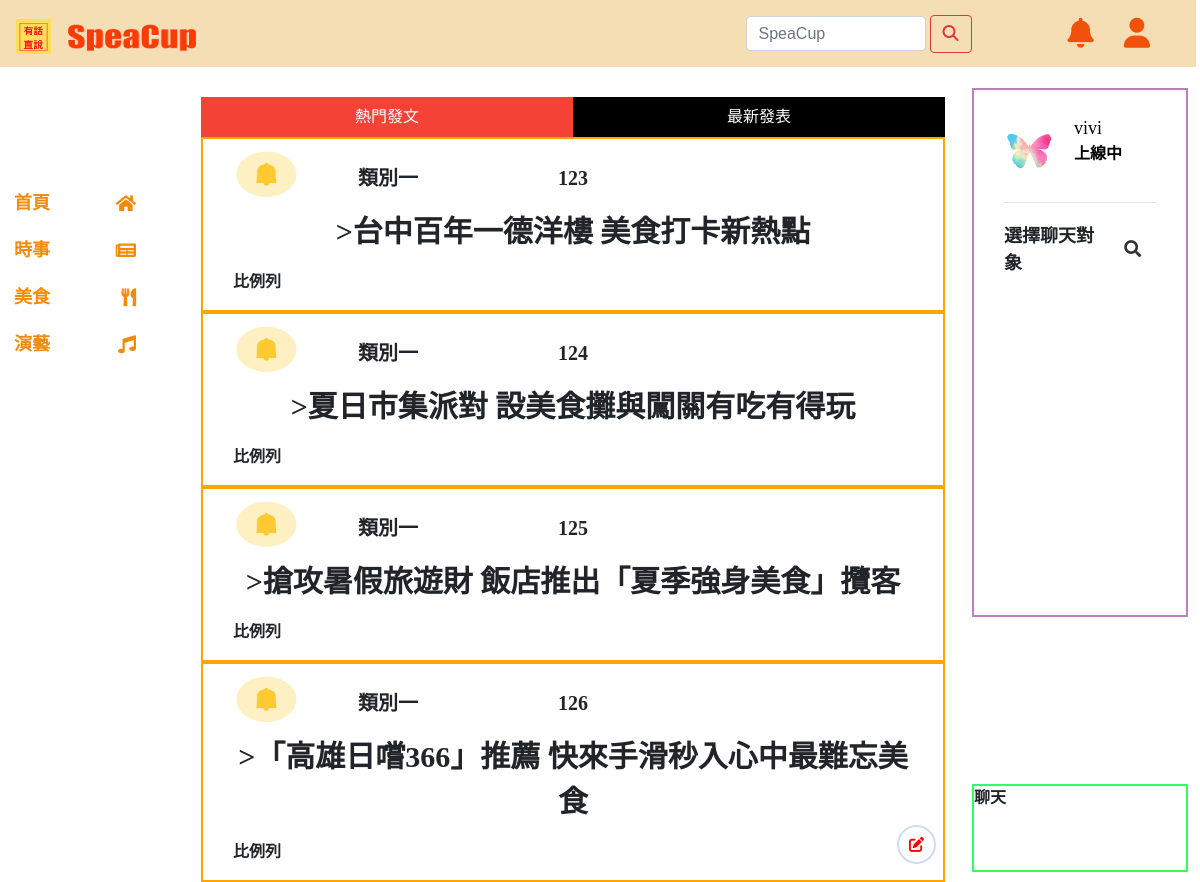
/cate2.php (signed in), run on the app's committed database.
### tables this page shows
CREATE TABLE `posts` (
  `aid` int(11) NOT NULL,
  `cid` int(200) DEFAULT NULL,
  `unique_id` int(200) DEFAULT NULL,
  `title` varchar(256) NOT NULL,
  `content` varchar(5000) NOT NULL,
  `likes` int(255) NOT NULL DEFAULT 1,
  `angry` int(255) NOT NULL,
  `created` datetime NOT NULL
);

CREATE TABLE `users` (
  `uid` int(200) NOT NULL,
  `account` varchar(256) NOT NULL,
  `password` varchar(256) NOT NULL,
  `nickname` varchar(256) NOT NULL,
  `gender` varchar(256) NOT NULL,
  `email` varchar(256) NOT NULL,
  `birth` date NOT NULL,
  `img` varchar(400) NOT NULL,
  `status` varchar(256) NOT NULL,
  `register` datetime NOT NULL,
  `mid` int(11) NOT NULL,
  `unique_id` int(200) NOT NULL
);

### cate2.php (the view, shortened to what this page needs)
<?php
include_once "php/config.php";
?>
<!DOCTYPE html>
<html lang="en">
<head>
      <link href="CSS/style.css" rel="stylesheet" />
      <link rel="stylesheet" href="./css/style_chat.css">
      <link rel="stylesheet" href="https://maxcdn.bootstrapcdn.com/bootstrap/4.5.2/css/bootstrap.min.css">
      <link rel="stylesheet" href="https://cdnjs.cloudflare.com/ajax/libs/font-awesome/5.15.4/css/all.min.css">
</head>
<body class="body">
      <nav class="navbar fixed-top navbar-expand-md navbar-dark mr-1">
            <div clss="col-3">
                  <a class="navbar-brand" href="index.php">
                        <img src="assets/img/有話 直說 (1).png" width="35" height="35" class="d-inline-block align-top">
                        <img src="assets/img/SpeaCup.png" width="150" height="35" class="d-inline-block align-top">
                  </a>
            </div>
            <div class="nav-navbar collapse navbar-collapse navbar-right " id="navbarSupportedContent">
                  <ul class="navbar-nav ml-auto pl-1">
                        <form class="form-inline">
                              <input class="form-control mr-sm-1" type="search" placeholder="SpeaCup"
                                    aria-label="Search">
                              <button class="btn btn-outline-danger my-2 my-sm-0 " type="submit"><i
                                          class="fa-solid fa-magnifying-glass"></i></button>
                        </form>
                        <li class="nav-item pl-5 mr-5">
                        <li><a href=""><i class="fa-solid fa-bell">&ensp;&ensp;</i></a></li>
                        <li><a href="login.php" title="會員中心"><i class="fa-solid fa-user">&ensp;&ensp;</i></a></li>
                        </li>
            </div>
      </nav>
      <div id="siderbarleft" class="siderbarleft">
            <div id="sidebar">
                  <ul class="list-unstyled p-1 ">
                        <li>
                              <a href="index.php" calss="m-2">首頁<i class="fas mt-1 fa-solid fa-home"></i></i> </a>
                        </li>
                        <li>
                              <a href="cate1.php" calss="m-2">時事<i class="fas mt-1 fa-solid fa-newspaper"></i></i> </a>
                        </li>
                        <li>
                              <a href="cate2.php" calss="p-2">美食<i class="fas mt-1 fa-solid fa-utensils"></i></i> </a>
                        </li>
                        <li>
                              <a href="cate3.php" calss="p-2">演藝<i class="fas mt-1 fa-regular fa-music"></i></i></i>
                              </a>
                        </li>
                  </ul>
            </div>
      </div>
      <?php
  $mysqli = new mysqli('localhost', 'root', '', 'speacup', 3306);
  $sql = "SELECT * FROM `posts` WHERE 1";
  $result = $mysqli->query($sql);
  ?>
      <div id="siderbarindex">
            <div class="w3-container hotnew" style="width: 100%">
                  <div class="w3-bar w3-black row">
                        <button class="w3-bar-item w3-button tablink w3-red col-6"
                              onclick="openArticle(event,'ihot')">熱門發文</button>
                        <button class="w3-bar-item w3-button tablink col-6"
                              onclick="openArticle(event,'inew')">最新發表</button>
                  </div>
                  <div id="ihot" class="article">
                        <?php
        for ($i = 0; $i < 4; $i++) {
          $row = $result->fetch_object();
          echo
          '<div class="row" style="border: solid 2px orange; width: 100%;">' .
            '<div class="col-12">' .
            '<form class="row">' .
            '<img src="assets/img/bell.png " class="col-2" width="70px" height="70px">' .
            '<div class="col-2 mt-4" style=" text-align:center; font-size: 20px;">' .
            '類別一' .
            '</div>' .
            '<p class="col-4 mt-4" style=" text-align:center; font-size: 20px;">' . $row->aid . '</p>' .
            '</form>' .
            '<div class="col-12" style=" text-align:center;font-size: 30px;">' .
            '<p style="overflow-wrap: break-word;">>' . $row->title . '</p>' .
            '</div>' .
            '<div class="col-12">' .
            '<p>比例列</p>' .
            '</div>' .
            '</div>' .
            '</div>';
        }
        ?>
                  </div>
            </div>
            <div id="siderbarright1">
                  <?php include_once "./php/users_select.php"; ?>
            </div>
            <div id="siderbarright2">
                  聊天
            </div>
            <a href="m-posts.php" title="會員中心"><button class="go-posts" title="前往發文">
                        <i class="fa-solid fa-pen-to-square fa-xl" style=color:red></i></a>
</body>
</html>

### php/users_select.php (shortened to what this page needs)
<div class="wrapper">
      <section class="users">
            <header>
                  <div class="content">
                        <?php
                        $sql = mysqli_query($conn, "SELECT * FROM users WHERE unique_id = {$_SESSION['unique_id']}");
                        if (mysqli_num_rows($sql) > 0) {
                              $row = mysqli_fetch_assoc($sql);
                        }
                        ?>
                        <img src="php/images/<?php echo $row['img']; ?>" alt="">
                        <div class="details">
                              <span><?php echo $row['nickname']; ?></span>
                              <p><?php echo $row['status']; ?></p>
                        </div>
                  </div>
            </header>
            <div class="search">
                  <span class="text">選擇聊天對象</span>
                  <button><i class="fa fa-search"></i></button>
            </div>
      </section>

### CSS/style.css (style rules this page uses)
.body { height: auto; margin: 0; font-family: "微軟正黑體"; font-weight: bold; }
#siderbarleft { position: fixed; top: 20%; float: left; height: 100%; }
#siderbarright1 { position: fixed; top: 10%; float: right; right: 1%; width: 18%; height: 60%; border: solid 2px rgba(112, 3, 120, 0.499); }
#siderbarright2 { position: fixed; bottom: 10px; float: right; right: 1%; width: 18%; height: 10%; border: solid 2px rgba(0, 255, 55, 0.808) }
#siderbarindex { position: relative; float: right; right: 20%; top: 97px; width: 62%; height: 100%; }
nav.navbar { background-color: wheat; font-size: 30px; font-family: "arial"; font-weight: 900; transition: 0.3s; }
.navbar-right a { color: #f2510c; text-decoration: none; }
.form-control { width: 180px !important; height: 35px !important; }
#sidebar { width: 150px; height: 100%; transition: 1s; }
#sidebar ul li a { padding: 10px; font-size: 18px; display: block; text-decoration: none; color: #f28b0c; }
.fas, .far, .fab { float: right; }
.go-posts { position: fixed; bottom: 2%; right: 22%; z-index: 99; border: 2px solid #CFDEED; outline: none; background-color: #fff; cursor: pointer; padding: 10px ; font-weight: bold; font-size: 10px; border-radius: 30px; }
.hotnew { float: left; width: 50%; height: auto; }
.w3-bar { width: 100%; overflow: hidden }
.w3-bar .w3-bar-item { padding: 8px 16px; float: left; width: auto; border: none; display: block; outline: 0 }
.w3-bar .w3-button { white-space: normal }
.w3-cell-row:before, .w3-cell-row:after, .w3-clear:after, .w3-clear:before, .w3-bar:before, .w3-bar:after { content: ""; display: table; clear: both }
.w3-black, .w3-hover-black:hover { color: #fff !important; background-color: #000 !important }
.w3-btn, .w3-button { border: none; display: inline-block; padding: 8px 16px; vertical-align: middle; overflow: hidden; text-decoration: none; color: inherit; background-color: inherit; text-align: center; cursor: pointer; white-space: nowrap }
.w3-btn, .w3-button { -webkit-touch-callout: none; -webkit-user-select: none; -khtml-user-select: none; -moz-user-select: none; -ms-user-select: none; user-select: none }
.w3-red, .w3-hover-red:hover { color: #fff !important; background-color: #f44336 !important }

### CSS/style_chat.css (style rules this page uses)
.users { padding: 25px 30px; }
.users header, .users-list a { display: flex; align-items: center; padding-bottom: 20px; border-bottom: 1px solid #e6e6e6; justify-content: space-between; }
.wrapper img { object-fit: cover; border-radius: 50%; }
.users header img { height: 50px; width: 50px; }
:is(.users, .users-list) .content { display: flex; align-items: center; }
:is(.users, .users-list) .content .details { color: #000; margin-left: 20px; }
:is(.users, .users-list) .details span { font-size: 18px; font-weight: 500; }
.users .search { margin: 20px 0; display: flex; position: relative; align-items: center; justify-content: space-between; }
.users .search .text { font-size: 18px; }
.users .search button { position: relative; z-index: 1; width: 47px; height: 42px; font-size: 17px; cursor: pointer; border: none; color: #333; background: #fff; outline: none; border-radius: 0 5px 5px 0; transition: all 0.2s ease; }

### data on the page
posts: aid "123", title "台中百年一德洋樓 美食打卡新熱點"
posts: aid "124", title "夏日市集派對 設美食攤與闖關有吃有得玩"
posts: aid "125", title "搶攻暑假旅遊財 飯店推出「夏季強身美食」攬客"
posts: aid "126", title "「高雄日嚐366」推薦 快來手滑秒入心中最難忘美食"
users: img (picture), nickname "vivi", status "上線中"
